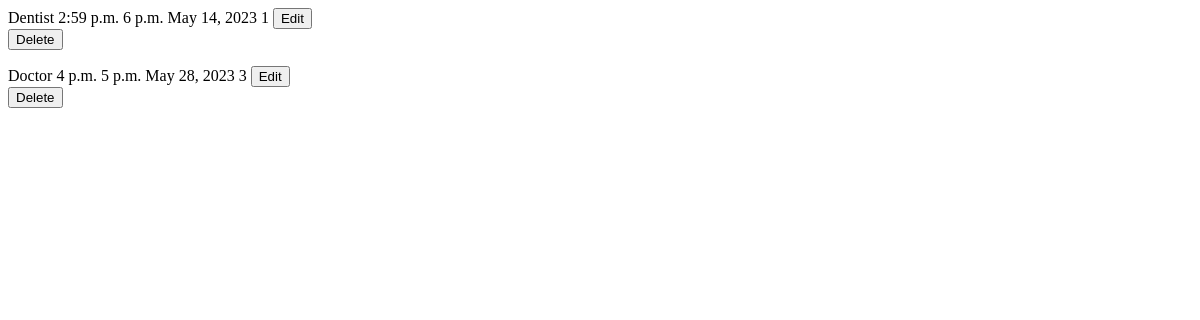
Before: /appointment with the older database file.
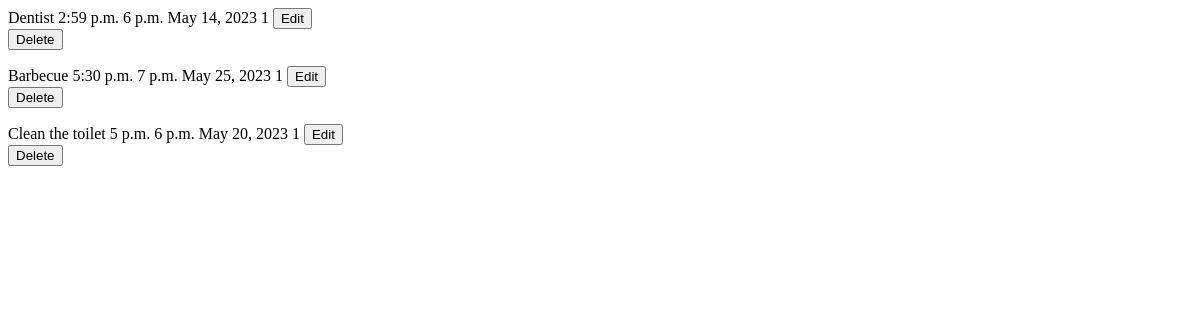
After: the same page with the newer database file.
### playground/models.py (models this page shows)
class Appointment(models.Model):
    name = models.CharField(max_length=50)
    start_time = models.TimeField()
    end_time = models.TimeField()
    date = models.DateField()
    repetition = models.PositiveSmallIntegerField(choices=(
        (1,"Never"),
        (2,"Every day"),
        (3,"Every Week"),
        (4,"Once a month"),
    ))

### playground/views.py (the view)
# urls.py: path('appointment', views.appointment_list, name='appointment_list'),#Appointment
def appointment_list(request):
    return render(request, 'appointment_list.html', {
        'appointment_list': Appointment.objects.all(),
    })

### playground/templates/appointment_list.html (shortened to what this page needs)
{% for appointment in appointment_list %}
<tr id="appointment-{{ appointment.pk }}" class="appointment-row">
  <td>{{ appointment.name }}</td>
  <td>{{ appointment.start_time }}</td>
  <td>{{ appointment.end_time }}</td>
  <td>{{ appointment.date }}</td>
  <td>{{ appointment.repetition}}</td>
  <td>
    <button class="btn btn-primary btn-sm" hx-get="{% url 'edit_appointment' pk=appointment.pk %}" hx-target="#dialog">Edit</button>
  </td>
  <td>
    <form hx-post="{% url 'remove_appointment' pk=appointment.id %}" hx-swap="outerHTML" hx-target="#appointment-{{ appointment.id }}">
        <button type="submit" class="btn btn-danger btn-sm">Delete</button>
    </form>
</td>
</tr>
{% endfor %}

Changed rows visible on the page:
removed Appointment: name "Doctor", start_time "4 p.m.", end_time "5 p.m.", date "May 28, 2023", repetition "3"
added Appointment: name "Barbecue", start_time "5:30 p.m.", end_time "7 p.m.", date "May 25, 2023", repetition "1"
added Appointment: name "Clean the toilet", start_time "5 p.m.", end_time "6 p.m.", date "May 20, 2023", repetition "1"
